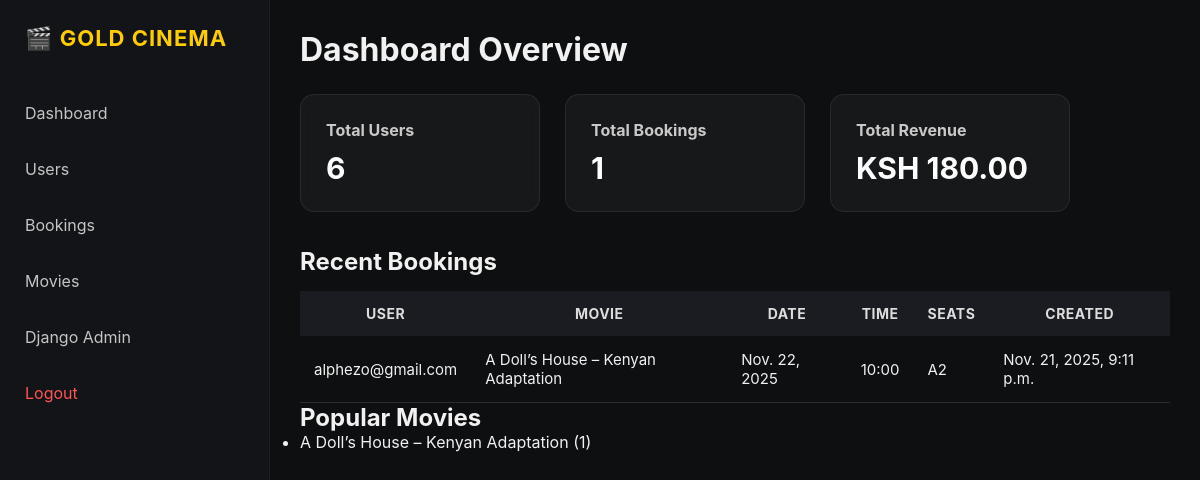
/admin-dashboard/ (signed in), run on the app's committed database.
### users/models.py (models this page shows, shortened)
class Booking(models.Model):
    user = models.ForeignKey(settings.AUTH_USER_MODEL, on_delete=models.CASCADE)
    movie_name = models.CharField(max_length=255)
    date = models.DateField()
    time = models.CharField(max_length=50)
    seats = models.CharField(max_length=200)  # Example: "A1, A2, A3"
    created_at = models.DateTimeField(auto_now_add=True)

class CustomUser(AbstractUser):
    customer_id = models.CharField(max_length=10, unique=True, default=generate_user_id)
    address = models.CharField(max_length=255, blank=True, null=True)
    city = models.CharField(max_length=100, blank=True, null=True)
    zip_code = models.CharField(max_length=20, blank=True, null=True)
    phone = models.CharField(max_length=20, blank=True, null=True)
    balance = models.DecimalField(max_digits=10, decimal_places=2, default=1000.00)

### users/admin_views.py (the view)
# urls.py: path("admin-dashboard/", admin_views.admin_dashboard, name="admin_dashboard"),
@login_required
@user_passes_test(is_admin)
def admin_dashboard(request):
    total_users = CustomUser.objects.count()
    total_bookings = Booking.objects.count()
    recent_bookings = Booking.objects.order_by("-created_at")[:8]
    from django.db.models import Count
    chart_data = (
        Booking.objects.values("date")
        .annotate(count=Count("id"))
        .order_by("date")
    )
    chart_dates = [entry["date"].strftime("%Y-%m-%d") for entry in chart_data]
    chart_counts = [entry["count"] for entry in chart_data]
    popular_movies = (
        Booking.objects.values("movie_name")
        .annotate(count=Count("id"))
        .order_by("-count")[:5]
    )
    total_revenue = 0
    all_bookings = Booking.objects.all()
    for b in all_bookings:
        m = Movie.objects.filter(title=b.movie_name).first()
        if m:
            seat_count = len(b.seats.split(","))
            total_revenue += m.price * seat_count
    return render(request, "admin/dashboard.html", {
        "total_users": total_users,
        "total_bookings": total_bookings,
        "total_revenue": total_revenue,
        "recent_bookings": recent_bookings,
        "popular_movies": popular_movies,
        "chart_dates": chart_dates,
        "chart_counts": chart_counts,
    })

### users/admin_views.py (called while the page is built)
def is_admin(user):
    return user.is_superuser

### users/templates/admin/dashboard.html
{% extends "admin/admin_base.html" %}
{% load static %}
{% block content %}
<h1>Dashboard Overview</h1>
<div class="card-row">
    <div class="card">
        <h3>Total Users</h3>
        <p>{{ total_users }}</p>
    </div>
    <div class="card">
        <h3>Total Bookings</h3>
        <p>{{ total_bookings }}</p>
    </div>
    <div class="card">
        <h3>Total Revenue</h3>
        <p>KSH {{ total_revenue }}</p>
    </div>
</div>
<h2>Recent Bookings</h2>
<table class="table">
    <thead>
        <tr>
            <th>User</th>
            <th>Movie</th>
            <th>Date</th>
            <th>Time</th>
            <th>Seats</th>
            <th>Created</th>
        </tr>
    </thead>
    <tbody>
        {% for b in recent_bookings %}
        <tr>
            <td>{{ b.user.email }}</td>
            <td>{{ b.movie_name }}</td>
            <td>{{ b.date }}</td>
            <td>{{ b.time }}</td>
            <td>{{ b.seats }}</td>
            <td>{{ b.created_at }}</td>
        </tr>
        {% empty %}
        <tr>
            <td colspan="6">No recent bookings.</td>
        </tr>
        {% endfor %}
    </tbody>
</table>
<h2>Popular Movies</h2>
<ul>
    {% for m in popular_movies %}
    <li>{{ m.movie_name }} ({{ m.count }})</li>
    {% empty %}
    <li>No data.</li>
    {% endfor %}
</ul>
{% endblock %}

### static/css/admin_dashboard.css (style rules this page uses)
* { margin: 0; padding: 0; box-sizing: border-box; font-family: "Inter", sans-serif; }
body { background: #0e0f11; color: #f1f1f1; display: flex; height: 100vh; overflow: hidden; }
.admin-main h1 { font-size: 32px; margin-bottom: 25px; font-weight: 700; }
.card-row { display: flex; gap: 25px; margin-bottom: 35px; }
.card { background: rgba(255, 255, 255, 0.04); padding: 25px; border-radius: 14px; width: 240px; backdrop-filter: blur(6px); border: 1px solid rgba(255,255,255,0.08); transition: .35s; }
.card h3 { color: #c9c9c9; font-size: 16px; margin-bottom: 10px; }
.card p { font-size: 30px; font-weight: 700; color: #ffffff; }
.table { width: 100%; border-collapse: collapse; margin-top: 15px; }
.table thead { background: #1a1c21; }
.table thead th { padding: 14px; font-size: 14px; letter-spacing: 0.5px; color: #dddddd; text-transform: uppercase; }
.table tbody tr { border-bottom: 1px solid #2b2d33; transition: 0.25s; }
.table td { padding: 14px; font-size: 15px; }

### data on the page
Booking: user.email "alphezo@gmail.com", movie_name "A Doll’s House – Kenyan Adaptation", date "Nov. 22, 2025", time "10:00", seats "A2", created_at "Nov. 21, 2025, 9:11 p.m."

### other printed values
{{ total_users }} "6"
{{ total_bookings }} "1"
{{ total_revenue }} "180.00"
{{ m.movie_name }} "A Doll’s House – Kenyan Adaptation"
{{ m.count }} "1"
